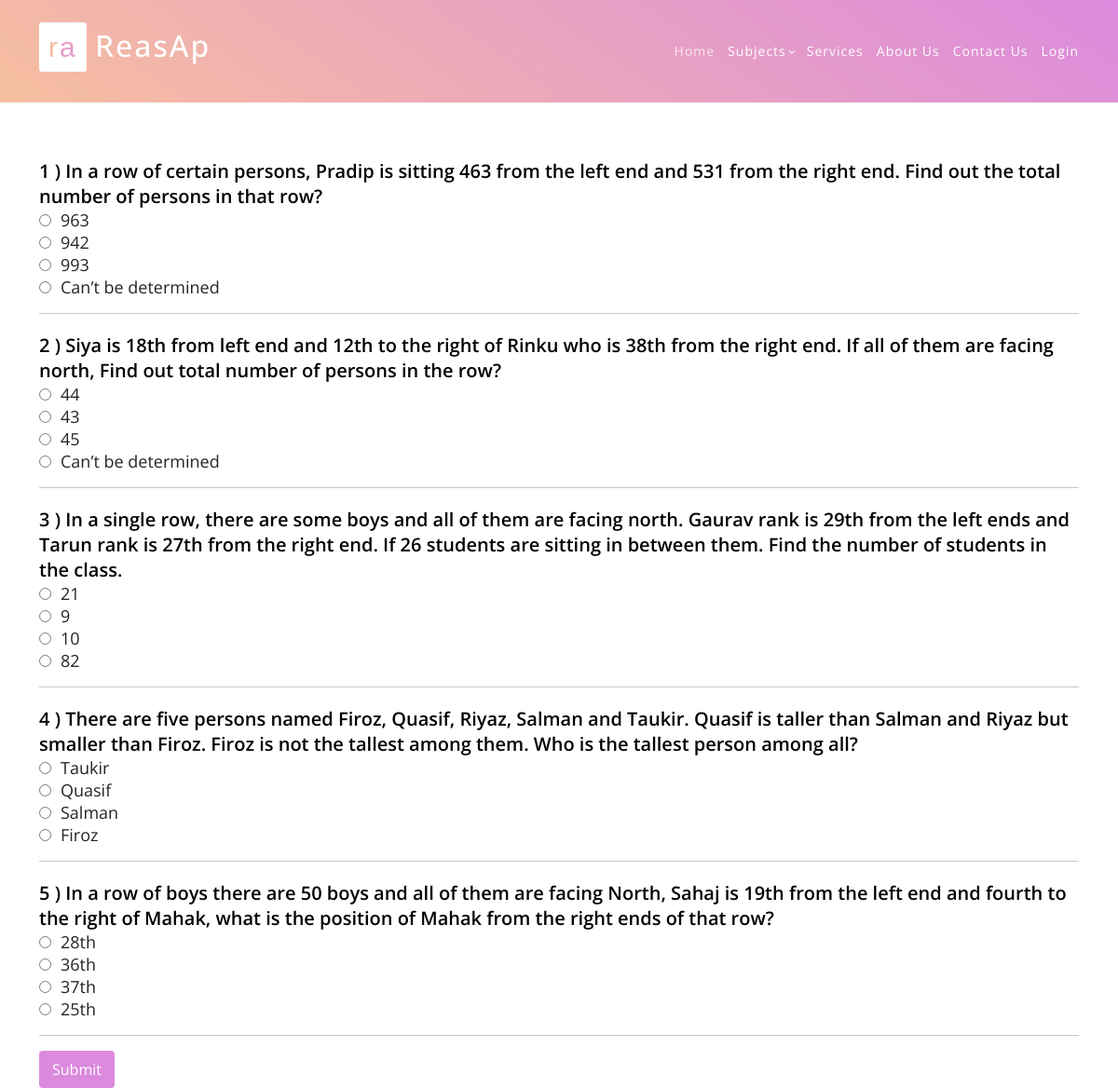
Page /order&ranking/ on the committed database.
### quiz/models.py (models this page shows)
class ordrank(models.Model):
    Ques2 = models.CharField(max_length=500,default="true")
    Op21 = models.CharField(max_length=100,default="true")
    Op22 = models.CharField(max_length=100,default="true")
    Op23 = models.CharField(max_length=100,default="true")
    Op24 = models.CharField(max_length=100,default="true")
    Corans2 = models.CharField(max_length=100,default="true")

### quiz/views.py (the view)
# urls.py: path('order&ranking/',orderrank, name="orderrankpage"),
def orderrank(request):
    exam3 = ordrank.objects.all()
    return render(request,"orderRank.html",{"exam3":exam3})

### quiz/templates/orderRank.html (shortened to what this page needs)
<html>
<head>
    <link rel="stylesheet" href="https://maxcdn.bootstrapcdn.com/bootstrap/4.5.0/css/bootstrap.min.css">
    {% include "header.html" %}
</head>
<body>
<div class="container">
    <div class='sec'>
        {% for i in  exam3 %}
        <table class="ques_text">
            <tr>
                <td class="text">{{i.id}} ) {{i.Ques2}} </td>
            </tr>
            <tr>
                <td class="op"><input type = "radio" class="rb" name = {{i.id}} id="Option1" value="{{i.Op21}}">{{i.Op21}}</td>
            </tr>
            <tr>
                <td class="op"><input type = "radio" class="rb" name = {{i.id}} id="Option2" value="{{i.Op22}}">{{i.Op22}}</td>
            </tr>
            <tr>
                <td class="op"><input type = "radio" class="rb" name = {{i.id}} id="Option3" value="{{i.Op23}}">{{i.Op23}}</td>
            </tr>
            <tr>
                <td class="op"><input type = "radio" class="rb" name = {{i.id}} id="Option4" value="{{i.Op24}}">{{i.Op24}}</td>
            </tr>
        </table>
        <hr>
        {% endfor %}
        <input type="submit" class="btn btn-success" value="Submit" id="b1" onclick="getanswers()">
        <br>
    </div>
</div>
</body>
</html>

### static/assets/css/templatemo-eduwell-style.css (style rules this page uses)
html, body, div, span, applet, object, iframe, h1, h2, h3, h4, h5, h6, p, blockquote, div pre, a, abbr, acronym, address, big, cite, code, del, dfn, em, font, img, ins, kbd, q, s, samp, small, strike, strong, sub, sup, tt, var, b, u, i, center, dl, dt, dd, ol, ul, li, figure, header, nav, section, article, aside, footer, figcaption { margin: 0; padding: 0; border: 0; outline: 0; }
* { box-sizing: border-box; }
html, body { font-family: 'Open Sans', sans-serif; font-weight: 400; background-color: #fff; font-size: 16px; -ms-text-size-adjust: 100%; -webkit-font-smoothing: antialiased; -moz-osx-font-smoothing: grayscale; }
html, body { background: #fff; font-family: 'Open Sans', sans-serif; }
body { overflow-x: hidden; }

### static/assets/css/reasoning.css (style rules this page uses)
* { margin:0px; padding:0px; }

### quiz/templates/orderRank.html (style rules this page uses)
table.ques_text { position: relative; margin-top: 20px; }
.text { color: black!important; font-weight:600; font-size:20px; }
.op { font-size:18px; }
#Option1 { margin-right: 10px; }
#Option2 { margin-right: 10px; }
#Option3 { margin-right: 10px; }
#Option4 { margin-right: 10px; }
.btn-success { color:white; background-color: #db8ade; border-color: #db8ade; }
input#b1 { color: white; background-color: #db8ade; border: 2px solid #db8ade; box-shadow:#db8ade; }
.sec { padding-top: 150px; }

### rows in the picture
ordrank: id "1", Ques2 "In a row of certain persons, Pradip is sitting 463 from the left end and 531 from the right end. Find out the total number of persons in that row?", Op21 "963", Op22 "942", Op23 "993", Op24 "Can’t be determined"
ordrank: id "2", Ques2 "Siya is 18th from left end and 12th to the right of Rinku who is 38th from the right end. If all of them are facing north, Find out total number of persons in the row?", Op21 "44", Op22 "43", Op23 "45", Op24 "Can’t be determined"
ordrank: id "3", Ques2 "In a single row, there are some boys and all of them are facing north. Gaurav rank is 29th from the left ends and Tarun rank is 27th from the right end. If 26 students are sitting in between them. Find the number of students in the class.", Op21 "21", Op22 "9", Op23 "10", Op24 "82"
ordrank: id "4", Ques2 "There are five persons named Firoz, Quasif, Riyaz, Salman and Taukir. Quasif is taller than Salman and Riyaz but smaller than Firoz. Firoz is not the tallest among them. Who is the tallest person among all?", Op21 "Taukir", Op22 "Quasif", Op23 "Salman", Op24 "Firoz"
ordrank: id "5", Ques2 "In a row of boys there are 50 boys and all of them are facing North, Sahaj is 19th from the left end and fourth to the right of Mahak, what is the position of Mahak from the right ends of that row?", Op21 "28th", Op22 "36th", Op23 "37th", Op24 "25th"
